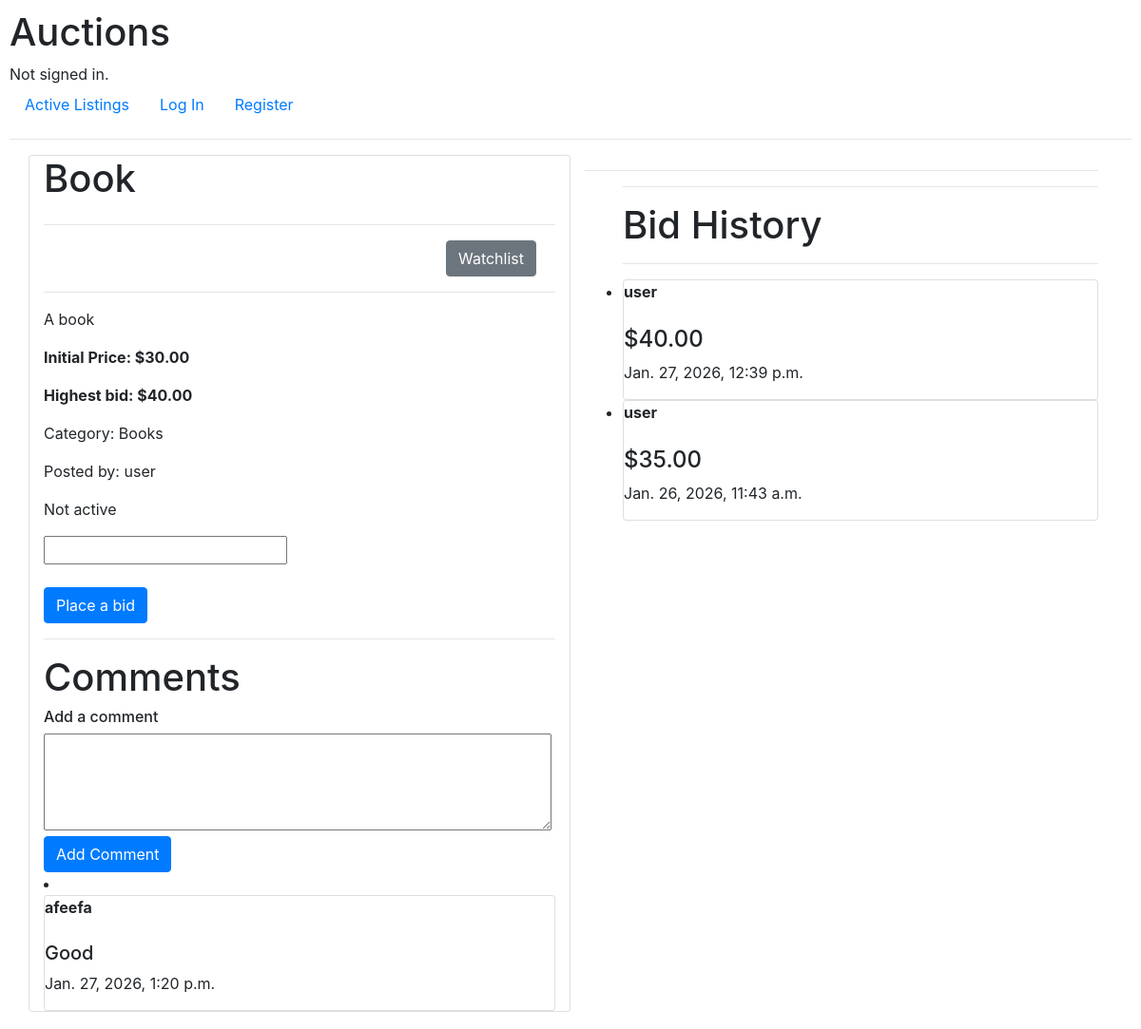
Screenshot of /listing/7 with the database file from the repository.
### auctions/models.py (models this page shows, shortened)
class Listings(models.Model):
    title = models.CharField(max_length=500)
    description = models.TextField()
    initial_price = models.DecimalField(max_digits=10, decimal_places=2)
    current_price = models.DecimalField(max_digits=10, decimal_places=2, blank=True, null=True)
    image_url = models.URLField(blank=True, null=True)
    category = models.CharField(max_length=100, blank=True, null=True)
    created_at = models.DateTimeField(auto_now_add=True)
    active = models.BooleanField(default=True)
    owner = models.ForeignKey(User, on_delete=models.CASCADE, related_name="listings")

class User(AbstractUser):
    watchlist = models.ManyToManyField('Listings', blank=True, related_name ='watchlisted_by')

class Comment(models.Model):
    listing = models.ForeignKey(Listings, on_delete=models.CASCADE, related_name="comments", null=True, blank= True)
    commenter = models.ForeignKey(User, on_delete=models.CASCADE, related_name="comments")
    content = models.TextField()
    comment_time = models.DateTimeField(auto_now_add=True)

class Bid(models.Model):
    listing = models.ForeignKey(Listings, on_delete=models.CASCADE, related_name="bids", null=True, blank=True)
    bidder = models.ForeignKey(User, on_delete=models.CASCADE, related_name="bids")
    amount = models.DecimalField(max_digits=10, decimal_places=2)
    bid_time = models.DateTimeField(auto_now_add=True)

### auctions/views.py (the view, shortened to what this page needs)
# urls.py: path('listing/<int:listing_id>', views.listing, name="listing"),
def listing(request, listing_id):
    listing = Listings.objects.get(id=listing_id)
    last_bid = listing.current_price
    is_watched = False
    message = None
    highest_bidder = Bid.objects.filter(listing=listing).order_by("-amount").first()
    if listing.active == False:
        f"{highest_bidder.bidder.username} has won the bid"
    if request.user.is_authenticated:
        is_watched = listing in request.user.watchlist.all()
    return render(request, "auctions/listing.html", {
        "listing": listing,
        "bid": Bid.objects.filter(listing=listing).order_by("-amount"),
        "is_watched": is_watched,
        "comments": Comment.objects.filter(listing=listing),
        "user" : request.user,
        "message" : message,
    })

### auctions/templates/auctions/listing.html (shortened to what this page needs)
{% extends "auctions/layout.html" %}
{% block body %}
    <div class = "container mb-2" >
        <div class="row">
            <div class="card col-md-6">
                <h1>{{listing.title}}</h1>
                <hr>
                <div style="display: flex; gap: 10px; justify-content: flex-end;">
                    <form method="post" action="{% url 'listing' listing.id %}">
                        <button class="btn btn-secondary" type="submit" name="watchlist">
                            {% if is_watched %}
                                Remove
                            {% else %}
                                Watchlist
                            {% endif %}
                        </button>
                    </form>
                    <br>
                </div>
                <hr>
                <p> {{listing.description}}</p>
                <p><strong>Initial Price: ${{listing.initial_price}}</strong></p>
                <p><strong> Highest bid: ${{listing.current_price}} </strong></p>
                <p> Category: {{listing.category}}</p>
                <p> Posted by: {{listing.owner.username}}</p>
                {% if listing.active == True %}
                <p> Active</p>
                {% else %}
                <p>Not active</p>
                {% endif %}
                <div>
                    <form action="{% url 'listing' listing.id %}" method="post">
                        <input name="bid" type="number" >
                        <br>
                        <br>
                        <button name="place_bid" type="submit" class="btn btn-primary">Place a bid</button>
                    </form>
                </div>
            <hr>
                <h1>Comments</h1>
                <h6>Add a comment</h6>
                <form action="{% url 'listing' listing.id %}" method="post">
                    <textarea name="comment" rows="4" cols="50"></textarea>
                    <br>
                    <button name="add_comment" type="submit" class="btn btn-primary">Add Comment</button>
                {% for comment in comments %}
                    <li>
                        <div class="card">
                            <strong>{{comment.commenter}}</strong>
                            <br>
                            <h5>{{comment.content}}</h5>
                            <p>{{comment.comment_time}}</p>
                        </div>
                    </li>
                {% endfor %}
            </div>
            <div class="col-md-6">
                <hr>
                <ul>
                    <div>
                        <hr>
                        <h1>Bid History</h1>
                        <hr>
                        {% for b in bid %}
                        <li>
                            <div class="card">
                                <strong>{{b.bidder}}</strong>
                                <br>
                                <h4>${{b.amount}}</h4>
                                <p>{{b.bid_time}}</p>
                            </div>
                        </li>
                        {% endfor %}
                    </div>
                </ul>
            </div>
        </div>
    </div>
{% endblock %}

### auctions/static/auctions/styles.css (style rules this page uses)
body { padding: 10px; }

### rows the page displays
Listings: title "Book", description "A book", initial_price "30.00", current_price "40.00", category "Books", owner.username "user"
Comment: commenter "afeefa", content "Good", comment_time "Jan. 27, 2026, 1:20 p.m."
Bid: bidder "user", amount "40.00", bid_time "Jan. 27, 2026, 12:39 p.m."
Bid: bidder "user", amount "35.00", bid_time "Jan. 26, 2026, 11:43 a.m."
